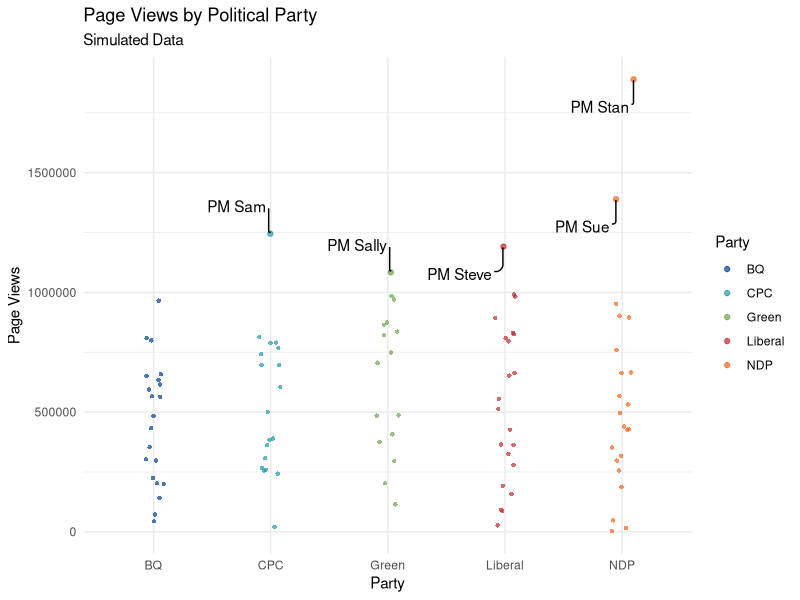
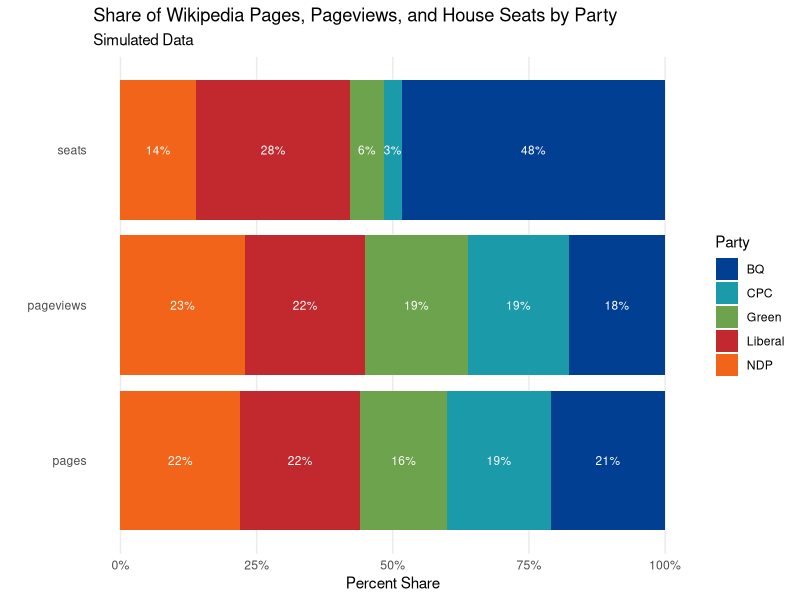

Source code (R) for these figures, in order:
# Preamble ---------------------------------------------------------------------
# Purpose: Simulate expected data on the Wikipedia pages of Canadian politicians.
# Author: Ethan Sansom
# Contact: ethan.sansom@mail.utotoronto.ca
# Date: April 27, 2021

# Set Up -----------------------------------------------------------------------
library(tidyverse)
library(dplyr)
library(ggplot2)         # Plot Making
library(ggrepel)         # Adding Point Labels
library(scales)          # For formatting plot axes

# Set seed for reproducibility
set.seed(1)

# Simulate Data ----------------------------------------------------------------
# Expected Variable Factors
parties <- c("NDP", "Liberal", "Green", "CPC", "BQ")
positions <- c("Other", "Minister", "Prime Minister", "Party Leader", "Minister")

# Set Simulation Parameters
sample_size <- 100
mean_birthyear <- 1900
sd_birthyear <- 40

# Simulate Data
df <-
  tibble(
    id = 1:sample_size,
    party = sample(x = parties, size = sample_size, replace = TRUE),
    position = sample(x = positions, size = sample_size, replace = TRUE),
    birthyear = rnorm(n = sample_size, mean = mean_birthyear, sd = sd_birthyear),
    page_views = sample(x = 0:1000000, size = sample_size, replace = TRUE)
  )

# Add Anticipated Prime Minister Outliers
pm_index <- sample(x = 1:sample_size, size = 5)
df$page_views[pm_index] <- df$page_views[pm_index] + 1000000
df$position[pm_index] <- "Prime Minister"

#  Produce Plots ---------------------------------------------------------------
# Map Political Parties to Appropriate Colors
party_colour = 
  c(
    "BQ" = "#003F91",
    "Green" = "#6DA34D",
    "CPC" = "#1B9AAA",
    "NDP" = "#F26419",
    "Liberal" = "#C1292E"
  )

# Assign Names to Prime Ministers (for labelling)
df_plot <- df
df_plot$id <- ""
pm_names <- c("PM Steve", "PM Sally", "PM Sue", "PM Stan", "PM Sam")
df_plot$id[pm_index] <- pm_names


# Plot of Page Views by Political Party (with PM Labels)
pos <- position_jitter(width = 0.1, seed = 1)

ggplot(data = df_plot, aes(x = party, y = page_views, label = id), position = pos) +
  
  # Plot Points
  geom_point(
    aes(
      colour = party, 
      stroke = if_else(id != "", 0.5, 0) # Provide PM's points with an Outline
      ), 
    alpha = 0.7, 
    position = pos
    ) +
  
  # Label Points Belonging to Prime Ministers
  geom_text_repel(
    position = pos,
    box.padding = 1,
    segment.curvature = 0.5,
    segment.ncp = 5,
    segment.angle = 90
  ) +
  
  # Plot Labels
  xlab("Party") +
  ylab("Page Views") +
  labs(
    title = "Page Views by Political Party",
    subtitle = "Simulated Data",
    colour = "Party"
    ) +
  
  # Set Theme and Color Scheme
  theme_minimal() +
  scale_color_manual(values = party_colour)

# Plot of Proportion of Page Views, Pages, and Actual Seats by Party -----------
# Summarize party page views and page counts
party_proportions <-
  df |>
  group_by(party) |>
  summarize(
    party_pages = n(),
    party_pageviews = sum(page_views)
  ) |>
  mutate(seats = sample(x = 1:100, size = 5))

# Convert party page views and page counts to proportions, add actual election data
party_percents <-
  party_proportions |>
  mutate(
    pages = party_pages/sum(party_pages),
    pageviews = party_pageviews/sum(party_pageviews),
    seats = seats/sum(seats)
  ) |>
  select(party, pages, pageviews, seats)

party_percents <-
  party_percents |>
  pivot_longer(!party, names_to = "type", values_to = "percent")

# Create plot
party_percents |>
  ggplot(aes(x = percent, y = type, fill = party)) +
  geom_bar(stat = "identity", position = "stack") +
  
  # Text Labels with help from:
  # https://stackoverflow.com/questions/34903368/how-to-center-stacked-percent-barchart-labels
  geom_text(
    aes(
      label = paste0(round(100*percent),"%"), 
      ), 
    size = 3,
    position = position_stack(vjust=0.5), 
    colour = "white"
    ) +
  
  # Set labels
  xlab("Percent Share") +
  ylab("") +
  labs(
    title = "Share of Wikipedia Pages, Pageviews, and House Seats by Party",
    subtitle = "Simulated Data",
    fill = "Party"
  ) +
  
  # Set scales
  scale_x_continuous(labels = percent_format()) +
  
  # Set Theme and Color Scheme
  theme_minimal() +
  theme(
    panel.grid.major.y = element_blank(),
    panel.grid.minor = element_blank()
  ) +
  scale_fill_manual(values = party_colour)
